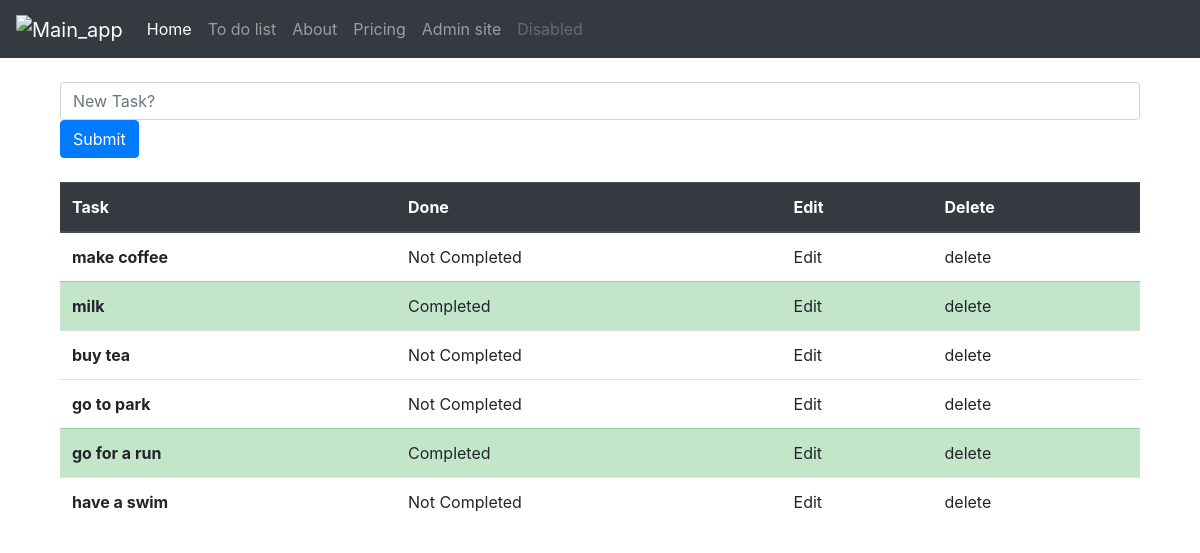
The page /Todolist/ on the database as committed earlier.
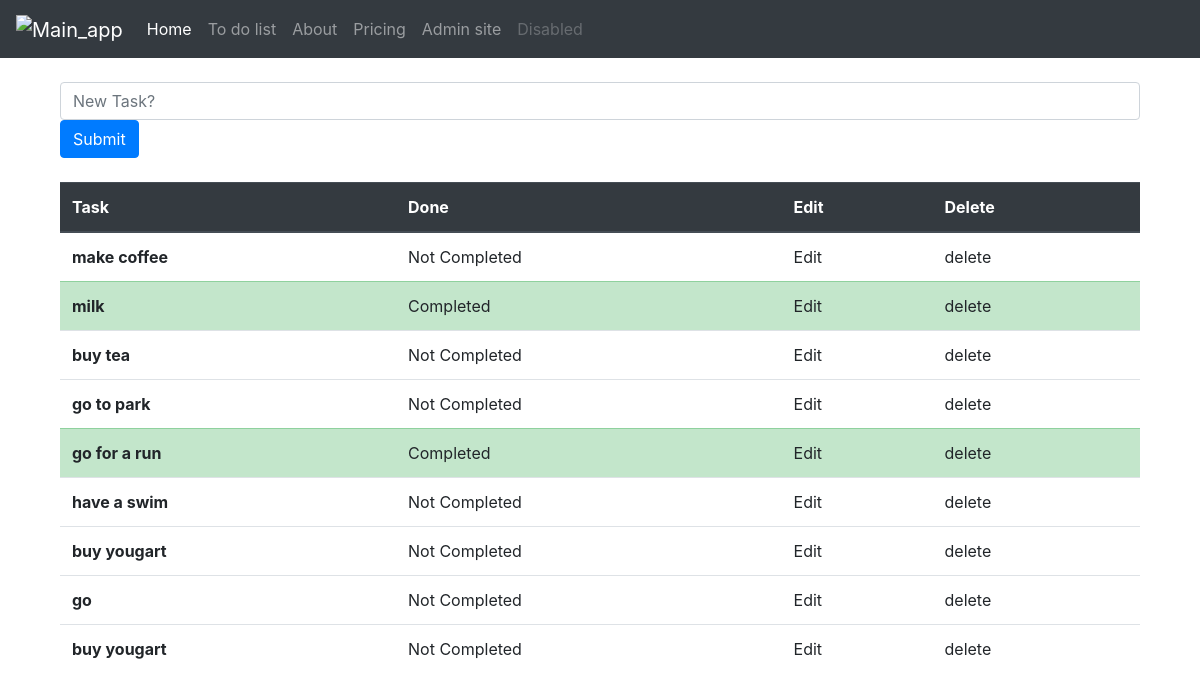
The same page on the database as committed later.
### first_app/models.py (models this page shows, shortened)
class TaskList(models.Model):
    task = models.CharField(max_length=300)
    done = models.BooleanField(default=False)

### first_app/views.py (the view)
# urls.py: path('', views.todolist, name='todolist'),
def todolist(request):
    if request.method == "POST":
        form = TaskForm(request.POST or None)
        if form.is_valid():
            form.save()
        return redirect('todolist')
    else:
        all_tasks = TaskList.objects.all
        return render(request, 'todolist.html', {'all_tasks':all_tasks})

### first_app/templates/todolist.html (shortened to what this page needs)
{% extends 'base.html' %}
{% block content %}
<div class = "container">
<form method="POST">
  <div class="mb-3">
  <input type="text" class="form-control" name="task" placeholder="New Task?">
  <button type="submit" class="btn btn-primary">Submit</button>
</form>
    <table class="table table-hover">
  <thead class="thead-dark">
    <tr>
      <th scope="col">Task</th>
      <th scope="col">Done</th>
      <th scope="col">Edit</th>
      <th scope="col">Delete</th>
    </tr>
  </thead>
  <tbody>
{% if all_tasks %}
 {% for obj in all_tasks %}
    {% if obj.done %}
        <tr class="table-success">
          <th>{{ obj.task}}</th>
          <td>Completed</td>
          <td>Edit</td>
          <td>delete</td>
        </tr>
    {% else %}
        <tr>
          <th>{{ obj.task}}</th>
          <td>Not Completed</td>
          <td>Edit</td>
          <td>delete</td>
        </tr>
    {% endif %}
 {% endfor %}
{% endif %}
  </tbody>
</table>
 </div>
{% endblock content %}

Rows that differ between the two databases and show on the page:
added TaskList: task "buy yougart"
added TaskList: task "go"
added TaskList: task "buy yougart"
